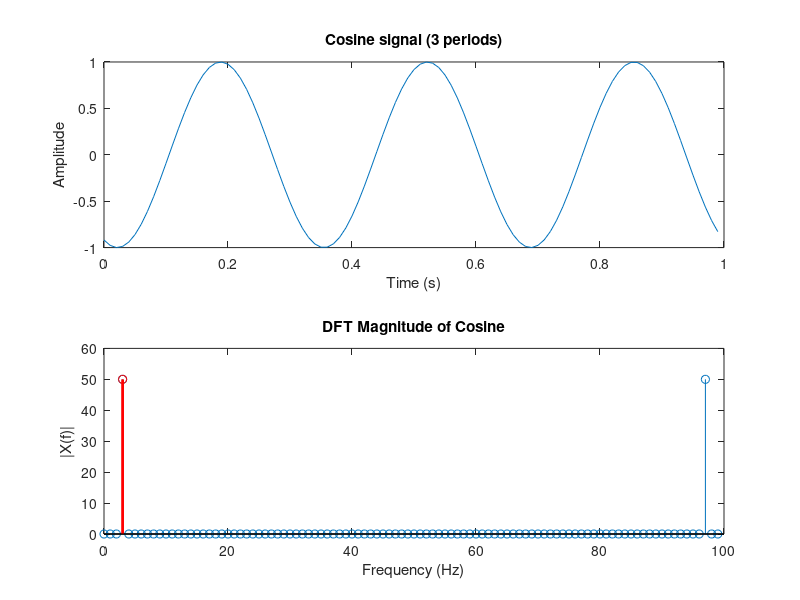
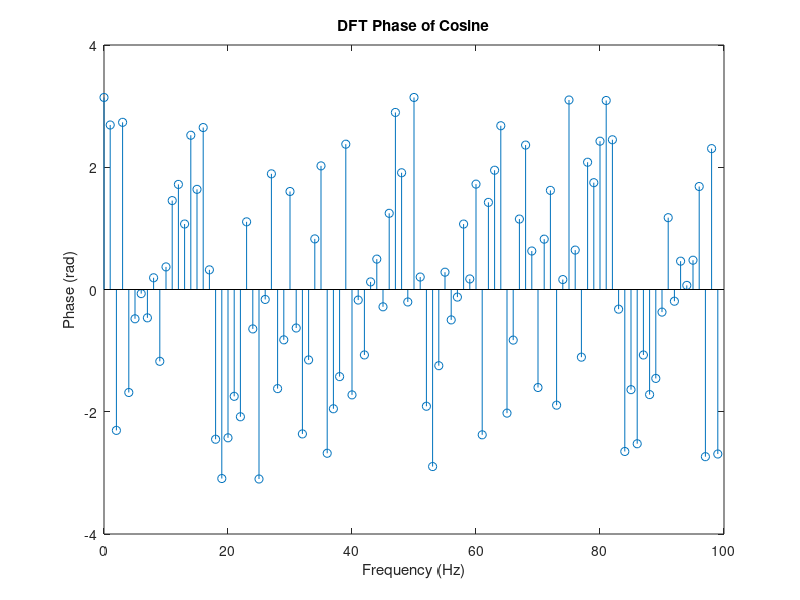

Here is the MATLAB script that generated these plots, in order:
% 1.2 DFT of a Cosine: This section helps us to understand what the DFT of a simple cosine looks like. 
% A cosine in the time domain corresponds to two spikes in the frequency domain, one at the positive frequency, and one at the negative frequency.
% Create a cosine with random phase, such that exactly 3 periods fit into N = 100 samples.

% Parameters
N = 100;            % Total samples
fs = 100;             % Sampling frequency (Hz)
Ts = 1/fs;            % Sampling time (seconds)
T = N * Ts;           % Total duration (seconds)

% Frequency and Phase
num_periods = 3;                    % 3 periods in the whole signal
f_cos = num_periods / T;            % Frequency of the cosine
phi = 2*pi*rand();                   % Random phase in [0, 2π]

% Time vector
t = (0:N-1) * Ts;

% Generate cosine signal
x = cos(2*pi*f_cos*t + phi);

% Compute DFT
X = fft(x);

% Frequency axis in Hz (for plotting)
f = (0:N-1) * (fs/N);

% Plot time domain signal
figure;
subplot(2,1,1);
plot(t, x);
xlabel('Time (s)');
ylabel('Amplitude');
title('Cosine signal (3 periods)');

% Plot DFT (magnitude and phase)
subplot(2,1,2);
stem(f, abs(X)); hold on;
xlabel('Frequency (Hz)');
ylabel('|X(f)|');
title('DFT Magnitude of Cosine');

% Highlight peak (cosine frequency)
[~, peak_bin] = max(abs(X(1:N/2)));  % Find main peak in the first half (positive frequencies)
stem(f(peak_bin), abs(X(peak_bin)), 'r', 'LineWidth', 2);

% Phase plot
figure;
stem(f, angle(X));
xlabel('Frequency (Hz)');
ylabel('Phase (rad)');
title('DFT Phase of Cosine');

disp(['Cosine frequency: ', num2str(f_cos), ' Hz']);
disp(['Detected peak at bin: ', num2str(peak_bin), ' corresponding to frequency: ', num2str(f(peak_bin)), ' Hz']);
